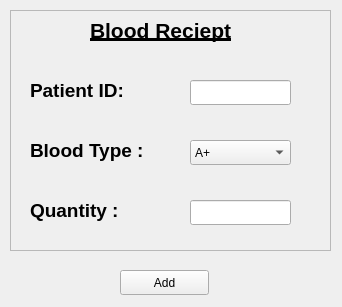
<?xml version="1.0" encoding="UTF-8"?>
<ui version="4.0">
 <class>bloodReciept</class>
 <widget class="QWidget" name="bloodReciept">
  <property name="windowModality">
   <enum>Qt::ApplicationModal</enum>
  </property>
  <property name="geometry">
   <rect>
    <x>0</x>
    <y>0</y>
    <width>342</width>
    <height>307</height>
   </rect>
  </property>
  <property name="windowTitle">
   <string>Blood Entry</string>
  </property>
  <widget class="QFrame" name="frame">
   <property name="geometry">
    <rect>
     <x>10</x>
     <y>10</y>
     <width>321</width>
     <height>241</height>
    </rect>
   </property>
   <property name="frameShape">
    <enum>QFrame::StyledPanel</enum>
   </property>
   <property name="frameShadow">
    <enum>QFrame::Raised</enum>
   </property>
   <widget class="QLabel" name="bloodBillingLabel">
    <property name="geometry">
     <rect>
      <x>80</x>
      <y>0</y>
      <width>161</width>
      <height>41</height>
     </rect>
    </property>
    <property name="styleSheet">
     <string notr="true">font-size:14pt;
font-weight: bold;</string>
    </property>
    <property name="text">
     <string>&lt;html&gt;&lt;head/&gt;&lt;body&gt;&lt;p&gt;&lt;span style=&quot; font-size:16pt; text-decoration: underline;&quot;&gt;Blood Reciept&lt;/span&gt;&lt;/p&gt;&lt;/body&gt;&lt;/html&gt;</string>
    </property>
   </widget>
   <widget class="QLabel" name="bloodTypeLabel">
    <property name="geometry">
     <rect>
      <x>20</x>
      <y>120</y>
      <width>151</width>
      <height>41</height>
     </rect>
    </property>
    <property name="styleSheet">
     <string notr="true">font-size:14pt;
font-weight: bold;</string>
    </property>
    <property name="text">
     <string>&lt;html&gt;&lt;head/&gt;&lt;body&gt;&lt;p&gt;Blood Type :&lt;/p&gt;&lt;/body&gt;&lt;/html&gt;</string>
    </property>
   </widget>
   <widget class="QLabel" name="quantityLabel">
    <property name="geometry">
     <rect>
      <x>20</x>
      <y>180</y>
      <width>151</width>
      <height>41</height>
     </rect>
    </property>
    <property name="styleSheet">
     <string notr="true">font-size:14pt;
font-weight: bold;</string>
    </property>
    <property name="text">
     <string>&lt;html&gt;&lt;head/&gt;&lt;body&gt;&lt;p&gt;Quantity :&lt;/p&gt;&lt;/body&gt;&lt;/html&gt;</string>
    </property>
   </widget>
   <widget class="QLineEdit" name="quantity">
    <property name="geometry">
     <rect>
      <x>180</x>
      <y>190</y>
      <width>101</width>
      <height>25</height>
     </rect>
    </property>
   </widget>
   <widget class="QComboBox" name="bloodTypeComboBox">
    <property name="geometry">
     <rect>
      <x>180</x>
      <y>130</y>
      <width>101</width>
      <height>25</height>
     </rect>
    </property>
    <item>
     <property name="text">
      <string>A+</string>
     </property>
    </item>
    <item>
     <property name="text">
      <string>A-</string>
     </property>
    </item>
    <item>
     <property name="text">
      <string>B+</string>
     </property>
    </item>
    <item>
     <property name="text">
      <string>B-</string>
     </property>
    </item>
    <item>
     <property name="text">
      <string>AB+</string>
     </property>
    </item>
    <item>
     <property name="text">
      <string>AB_</string>
     </property>
    </item>
    <item>
     <property name="text">
      <string>O+</string>
     </property>
    </item>
    <item>
     <property name="text">
      <string>O-</string>
     </property>
    </item>
   </widget>
   <widget class="QLabel" name="patientIDLabel">
    <property name="geometry">
     <rect>
      <x>20</x>
      <y>60</y>
      <width>151</width>
      <height>41</height>
     </rect>
    </property>
    <property name="styleSheet">
     <string notr="true">font-size:14pt;
font-weight: bold;</string>
    </property>
    <property name="text">
     <string>&lt;html&gt;&lt;head/&gt;&lt;body&gt;&lt;p&gt;Patient ID:&lt;/p&gt;&lt;/body&gt;&lt;/html&gt;</string>
    </property>
   </widget>
   <widget class="QLineEdit" name="patientID">
    <property name="geometry">
     <rect>
      <x>180</x>
      <y>70</y>
      <width>101</width>
      <height>25</height>
     </rect>
    </property>
   </widget>
  </widget>
  <widget class="QPushButton" name="addButton">
   <property name="geometry">
    <rect>
     <x>120</x>
     <y>270</y>
     <width>89</width>
     <height>25</height>
    </rect>
   </property>
   <property name="text">
    <string>Add</string>
   </property>
  </widget>
 </widget>
 <resources/>
 <connections/>
</ui>
